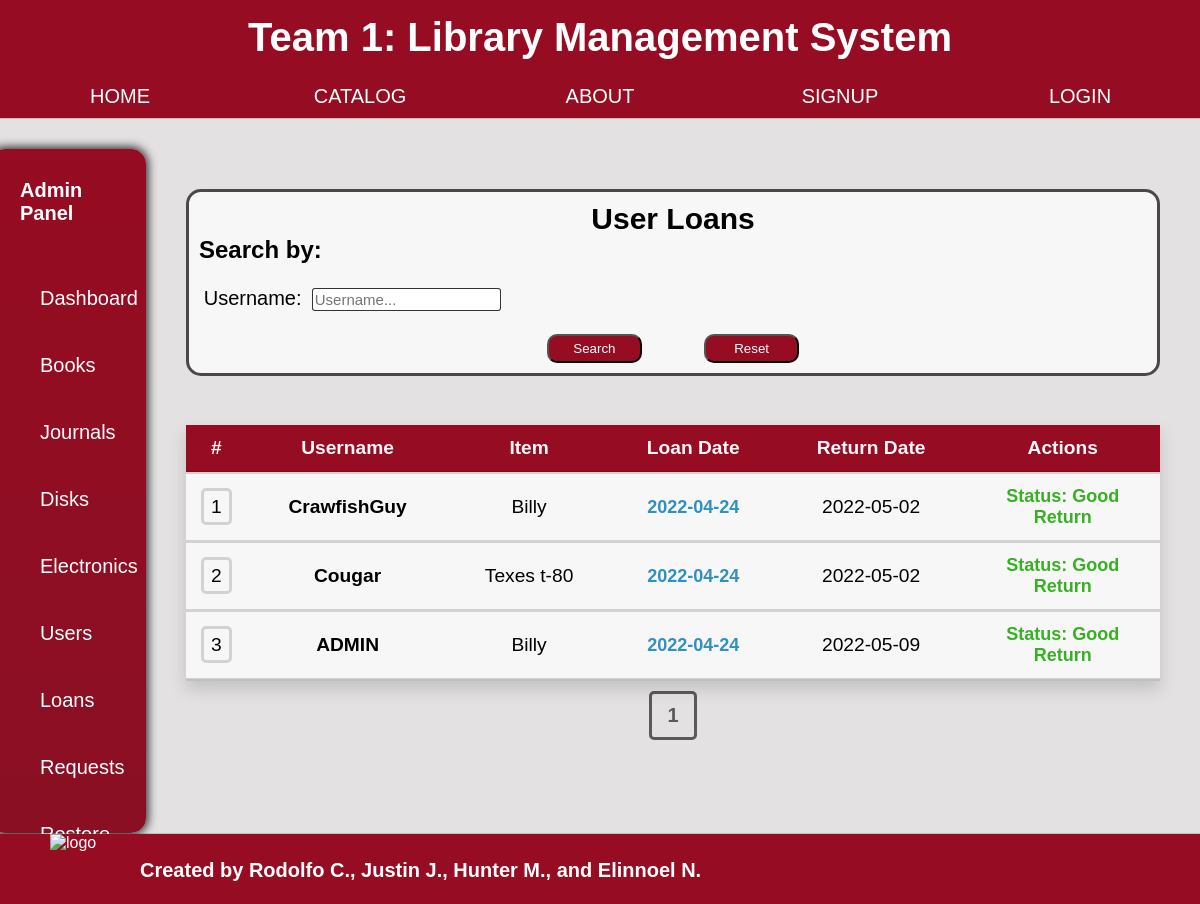
The page /admin/loans.php on the database its author committed.
### tables this page shows
CREATE TABLE `loan` (
  `Loan_id` int(11) NOT NULL,
  `Item` int(11) DEFAULT NULL,
  `User` int(11) NOT NULL,
  `Loan_date` date NOT NULL,
  `Return_date` date NOT NULL,
  `Drop_date` date DEFAULT NULL,
  `Returned` int(6) NOT NULL DEFAULT 0
);

CREATE TABLE `user` (
  `User_id` int(11) NOT NULL,
  `Fname` varchar(50) DEFAULT NULL,
  `Lname` varchar(50) DEFAULT NULL,
  `Email` varchar(50) NOT NULL,
  `Username` varchar(16) NOT NULL,
  `Password` varchar(255) NOT NULL,
  `Balance` decimal(10,2) UNSIGNED NOT NULL DEFAULT 0.00,
  `DOB` date DEFAULT NULL,
  `Pnumber` varchar(20) DEFAULT NULL,
  `Current_orders` int(11) NOT NULL DEFAULT 0,
  `Created` datetime DEFAULT NULL,
  `User_Status` varchar(6) NOT NULL DEFAULT 'user',
  `Deleted_id` tinyint(4) NOT NULL DEFAULT 0
);

CREATE TABLE `book` (
  `Book_id` int(11) NOT NULL,
  `Name` varchar(45) NOT NULL,
  `Rental_status` varchar(6) NOT NULL,
  `ISBN` varchar(13) NOT NULL,
  `Pages` int(14) NOT NULL,
  `Publisher` int(11) NOT NULL,
  `Publish_date` date NOT NULL,
  `Deleted_id` tinyint(4) NOT NULL DEFAULT 0,
  `Img` varchar(60) DEFAULT NULL,
  `Description` varchar(2000) NOT NULL DEFAULT 'No Description',
  `Reference_type` int(4) NOT NULL DEFAULT 1
);

CREATE TABLE `electronic` (
  `Electronic_id` int(11) NOT NULL,
  `Name` varchar(100) NOT NULL,
  `Type` int(11) NOT NULL,
  `Model` varchar(200) NOT NULL,
  `Brand` int(11) NOT NULL,
  `Img` varchar(60) NOT NULL,
  `Deleted_id` int(11) NOT NULL DEFAULT 0,
  `Rental_status` varchar(6) NOT NULL,
  `Description` varchar(2000) NOT NULL DEFAULT 'No description',
  `Release_date` date NOT NULL,
  `Reference_type` int(6) NOT NULL DEFAULT 4
);

### admin/loans.php (the view, shortened to what this page needs)
<?php
    include_once 'adminpanel.php';
    $Output = '';
    $Limitby = 10;
?>
    <div class="content">
        <head2> <title>Manage Requests</title> <link rel="stylesheet" href="../style.css"> <link rel="stylesheet" href="astyle.css"> </head2>
        <form class="admin-form">
        <h2 style = "text-align:center;">User Loans</h2>
        <h4>Search by:</h4><br>
            <label class="admin-label">Username:</label>
                <input list="listUsername" name="User" placeholder="Username..." class="admin-list"
                    <?php if($_SESSION["Request-User"] != '%%'){ $Value =  'value = "'.substr($_SESSION["Request-User"], 1, -1).'"'; echo $Value; } ?>>
                </input><br><br>
                <div class="admin-button-line">
                    <label class="admin-button"> <button type="submit" name ="submit">Search</button> </label>
                    <label class="admin-button"> <button type="submit" name ="reset">Reset</button> </label>
                </div>
        </form>
        <table class = "content-table">
            <thread>
                <tr>
                    <th style = "width:1%;">#</th>
                    <th>Username
                    </th>
                    <th>Item
                    </th>
                    <th>Loan Date
                    </th>
                    <th>Return Date
                    </th>
                    <th>Actions</th>
                </tr>
            </thread>
        <?php
            $NumResults = 0;
            $sql="SELECT loan.Loan_id, item.Item_id, user.User_id, loan.Item, loan.User, loan.Loan_date, loan.Return_date,user.Username,book.Name AS bName, journal.Name AS jName, electronic.Name AS eName, disk.Name AS dName
            FROM loan
            INNER JOIN item ON item.Item_id=loan.Item
            LEFT JOIN book ON item.Book_id = book.Book_id
            LEFT JOIN journal ON item.Journal_id = journal.Journal_id
            LEFT JOIN disk ON item.Disk_id = disk.Disk_id
            LEFT JOIN electronic ON item.Electronic_id = electronic.Electronic_id
            INNER JOIN user ON user.User_id=loan.User
            WHERE loan.Returned = 0 $Output
            ORDER BY Loan_date";
            $result=mysqli_query($con,$sql);
            $NumResults = $NumResults + mysqli_num_rows($result);
            if(!isset($_GET['page'])){$page = 1;}
            else{$page = $_GET['page'];}
            $PageResults = $Limitby;
            $NumOfPages = ceil($NumResults/$PageResults);
            $FirstResult = ($page-1)*$PageResults;
            $num = $FirstResult;
            include '../connect.php';
            $sql="SELECT loan.Loan_id, item.Item_id, user.User_id, loan.Item, loan.User, loan.Loan_date, loan.Return_date,user.Username,book.Name AS bName, journal.Name AS jName, electronic.Name AS eName, disk.Name AS dName
            FROM loan
            INNER JOIN item ON item.Item_id=loan.Item
            LEFT JOIN book ON item.Book_id = book.Book_id
            LEFT JOIN journal ON item.Journal_id = journal.Journal_id
            LEFT JOIN disk ON item.Disk_id = disk.Disk_id
            LEFT JOIN electronic ON item.Electronic_id = electronic.Electronic_id
            INNER JOIN user ON user.User_id=loan.User
            WHERE loan.Returned = 0 $Output
            ORDER BY Loan_date";
            $result=mysqli_query($con,$sql);
            if(!empty($result)){
                while($row=mysqli_fetch_assoc($result)){
                $ID = $row['Loan_id'];
                $Item = $row['Item_id'];
                $LoanStart = $row['Loan_date'];
                $LoanEnd = $row['Return_date'];
                if(!empty($row['bName'])){$ItemName = $row['bName'];}
                if(!empty($row['eName'])){$ItemName = $row['eName'];}
                $Username = $row['Username'];
                $num += 1;
                echo '
                <tbody>
                    <tr id = '.$num.'>
                        <td id = "'.$num.'" onclick ="content()">
                            <s style="padding:5px 7px; border-radius: 5px;">'.$num.'</s>
                        </td>
                        <td id = "'.$num.'" onclick ="content()">
                            <b>'.$Username.'</b><br>
                        </td>
                            <td id = "'.$num.'" onclick ="content()">'.$ItemName.'</td>
                        <td class = "admin-table-name" id = "'.$num.'" onclick ="content()">
                            <b style = "color: #3091C1; font-size: 18px;">'.$LoanStart.'</b><br>
                        </td>
                        <td id = "'.$num.'" onclick ="content()">'.$LoanEnd.'</td>';
                        if($LoanStart > $LoanEnd){
                            echo'
                            <td id = "'.$num.'" onclick ="content()">
                                <button style = "color: #ad4c4c; font-size: 17px;" class = modal-button-open data-modal-target="#modal'.$num.'" style = "color: #38B023; font-size: 18px;"><b>Status: Overdue<br>Return</b></button><br>
                            </td>';
                        }
                        else{
                            echo'
                            <td id = "'.$num.'" onclick ="content()">
                                <button class = modal-button-open data-modal-target="#modal'.$num.'" style = "color: #38B023; font-size: 18px;">Status: Good<br>Return</button><br>
                            </td>
                            ';
                        }
                echo'
                    </tr>
                    <div class="modal" id="modal'.$num.'">
                            <div class="title">Changing Reservation #: '.$ID.'</div>
                                            <b>Username:</b> '.$Username.'
                                            <b>Item ID:</b> '.$Item.'
                                            <b>Item Name:</b> '.$ItemName.'
                                            <b>Date Started:</b> '.$LoanStart.'
                                            <b>Date Started:</b> '.$LoanEnd.'
                                            <button type="button" class = "button-reserve" style="font-size: 25px;" onclick="location.href=\'?returnid='.$ID.'&itemid='.$Item.'\'">Confirm Return</button>
                        </div>
                    </div>
                </tbody>';
                }
            }
            else{
                $NumOfPages = 0;
            }
            echo '<div class = "PageCount">';
            for($PageCount=1;$PageCount<=$NumOfPages;$PageCount++){
                echo '<a href="?page='.$PageCount.'">';
                if($PageCount == $page){
                    echo '<div class = "Selected-Page" style = "display:inline-block;">
                                <b>'.$PageCount.'</b>
                        </div>
                    </a>';
                }
                else{
                    echo '<div class = "Unselected-Page" style = "display:inline-block;">
                                <b>'.$PageCount.'</b>
                        </div>
                    </a>';
                }
            }
            echo '</div>';
        ?>
<?php include_once '../footer.php'; ?>

### style.css (style rules this page uses)
* { padding: 0; margin: 0; list-style: none; text-decoration: none; box-sizing: border-box; font-family: Arial, HelvSetica, sans-serif; }
.content { padding: 40px 40px; width:100%; }
body { display: flex; flex-direction: column; min-height: 100vh; background-color: #C8102E; margin: 0; font-family: Helvetica; padding:0; }

### admin/astyle.css (style rules this page uses)
h4 { font-size: 1.5rem; }
.content-table { border-collapse: collapse; margin: 10px 0; font-size: 1.2em; width: 100%; box-shadow: 0 .5rem 1rem rgba(0,0,0,.15)!important; }
.content-table th, .content-table td { padding: 12px 15px; border-bottom: 3px solid rgba(0,0,0,.15); background-color: #f7f7f7; text-align: center; }
.content-table th { background-color: #960c22; color: #f7f7f7; }
.content-table td s { border-color: rgba(0,0,0,.15); border-style: solid; }
*, *::after, *::before { box-sizing: border-box; }
.modal-button-open { cursor: pointer; border: none; outline: none; background: none; font-weight: bold; }
.PageCount { width: 100%; text-align: center; bottom: 10%; }
.PageCount a { font-size: 20px; padding: 10px; color: rgba(0, 0, 0, .6); }
.PageCount a div { padding: 10px 15px; }
.Selected-Page { border: 3px solid rgba(0, 0, 0, .6); border-radius: 5px; padding: 10px 15px; }
.admin-form { width: 100%; border: 3px solid rgba(0,0,0,.70); padding: 10px; background: #f7f7f7; border-radius: 15px; font-size: 20px; margin-bottom: 5%; }
.admin-label { margin: auto .5%; }
.admin-list { width: 20%; font-size: 15px; border: 1px solid rgba(0,0,0,.80); border-radius: 3px; padding: .2%; }
.admin-button-line { text-align: center; }
.admin-button button { background: #960c22; padding: 5px; width: 10%; color: #fff; border-radius: 10px; cursor: pointer; margin: auto 3%; }

### rows shown on the page
loan: User.Username "CrawfishGuy", book.Name "Billy", Loan_date "2022-04-24", Return_date "2022-05-02"
loan: User.Username "Cougar", electronic.Name "Texes t-80", Loan_date "2022-04-24", Return_date "2022-05-02"
loan: User.Username "ADMIN", book.Name "Billy", Loan_date "2022-04-24", Return_date "2022-05-09"

### other values the page prints
$about "ABOUT"
$sign "SIGNUP"
$log "LOGIN"
